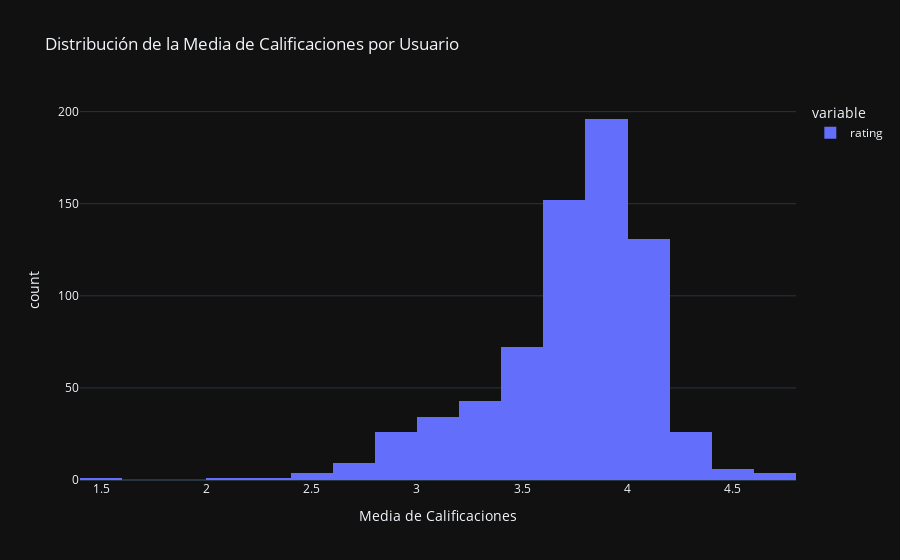
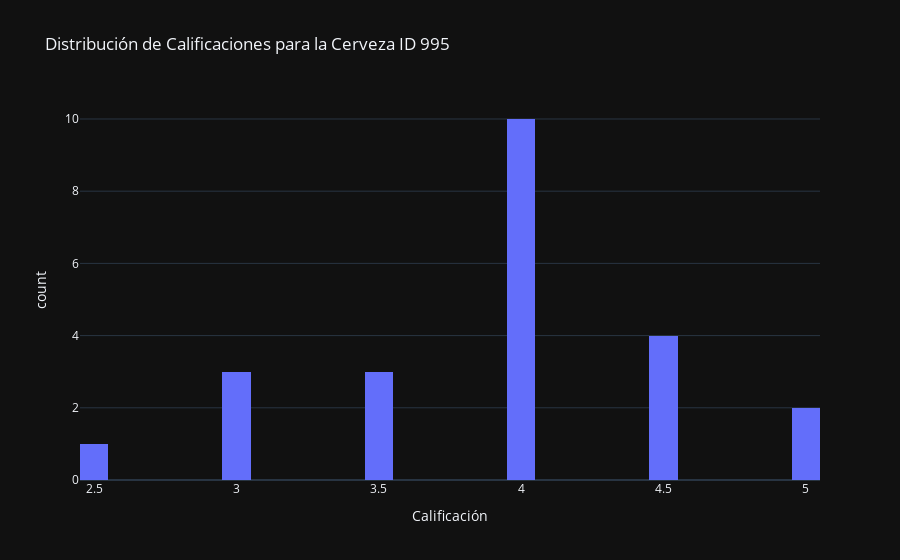
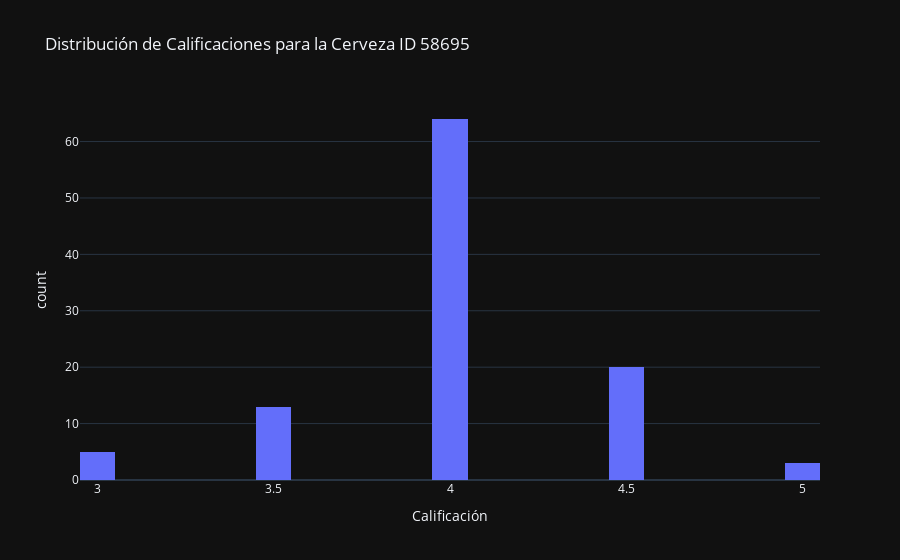
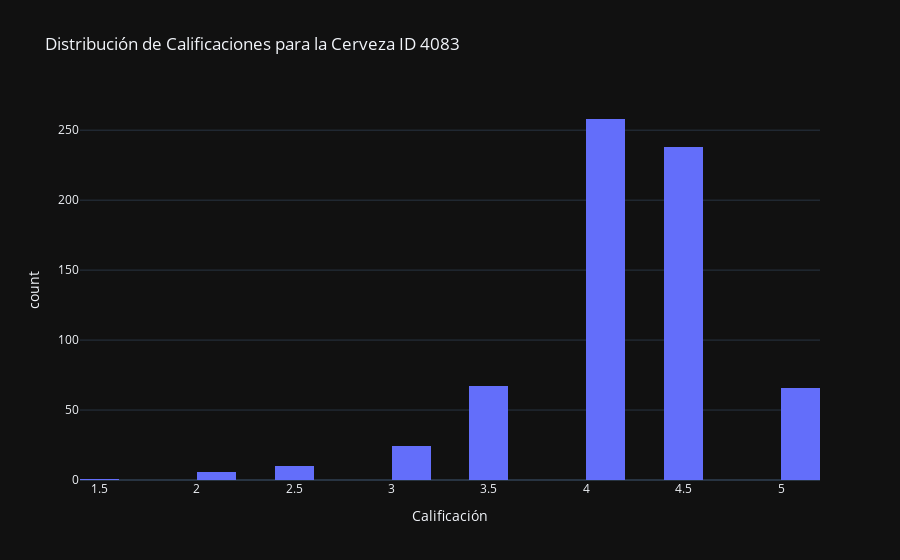

The code cell stored with these charts, in order, in its notebook:
### Markdown cell above
Antes de entrenar nuestro sistema recomendador, es necesario caracterizar los datos disponibles y de esta manera tener un mejor entendimiento del problema a resolver. Para esto, se le pide lo siguiente:

1. Genere gráficos y/o estadística descriptiva con los datos. Utilice su análisis para responder las siguientes preguntas: [2 puntos]
  - ¿Cuantos *usuarios* hay en los datos?
  - ¿Cuantos *productos* hay en los datos?
  - ¿Cuantas *calificaciones* hay en los datos?
  - ¿Cuantas *calificaciones* faltantes hay en los datos?
  - ¿Cual es la media de las *calificaciones* entregadas por los usuarios? ¿Cómo cambia esto a través de los productos?  
2. Transforme los datos entregados a una matriz (usuario, producto) y muestre sus resultados. [1 punto]

### Code cell
# 1. Estadísticas descriptivas

# Cantidad de usuarios
usuarios_unicos = df['userId'].nunique()
print(f"Cantidad de usuarios: {usuarios_unicos}")

# Cantidad de productos (cervezas)
productos_unicos = df['beerId'].nunique()
print(f"Cantidad de productos (cervezas): {productos_unicos}")

# Cantidad de calificaciones
calificaciones_totales = df['rating'].count()
print(f"Cantidad de calificaciones: {calificaciones_totales}")

# Cantidad de calificaciones faltantes
calificaciones_faltantes = df['rating'].isnull().sum()
print(f"Cantidad de calificaciones faltantes: {calificaciones_faltantes}")

# Media de las calificaciones por usuario
media_por_usuario = df.groupby('userId')['rating'].mean()
print(f"\nMedia de las calificaciones por usuario:\n{media_por_usuario.describe()}")

# Media de las calificaciones por producto (cerveza)
media_por_producto = df.groupby('beerId')['rating'].mean()
print(f"\nMedia de las calificaciones por producto (cerveza):\n{media_por_producto.sort_values(ascending=False).describe()}")

# Gráficos de distribuciones
fig = px.histogram(media_por_usuario, nbins=30, title="Distribución de la Media de Calificaciones por Usuario",
                   labels={'value': 'Media de Calificaciones'}, template='plotly_dark')
fig.show()

# Graficar histogramas de las 5 primeras beerId
for beer_id in df['beerId'].unique()[:5]:
    fig = px.histogram(df[df['beerId'] == beer_id], x='rating', nbins=30, title=f"Distribución de Calificaciones para la Cerveza ID {beer_id}",
                       labels={'rating': 'Calificación'}, template='plotly_dark')
    fig.show()

# 2. Matriz (usuario, producto)

# Pivotamos el DataFrame para crear la matriz (usuario, producto)
matriz_usuario_producto = df.pivot_table(index='userId', columns='beerId', values='rating')

print("\nMatriz de usuario-producto:")
print(matriz_usuario_producto)

### Figure 1 — Plotly figure (JSON) as saved in the notebook; plotly's stock layout.template omitted (floating-point values rounded to 4 significant figures; data arrays with more than 128 entries replaced by an {"elided": "..."} marker saying what was removed)
{"data": [{"alignmentgroup": "True", "bingroup": "x", "hovertemplate": "variable=rating<br>Media de Calificaciones=%{x}<br>count=%{y}<extra></extra>", "legendgroup": "rating", "marker": {"color": "#636efa", "pattern": {"shape": ""}}, "name": "rating", "nbinsx": 30, "offsetgroup": "rating", "orientation": "v", "showlegend": true, "type": "histogram", "x": {"elided": "706 float values"}, "xaxis": "x", "yaxis": "y"}], "layout": {"barmode": "relative", "legend": {"title": {"text": "variable"}, "tracegroupgap": 0}, "title": {"text": "Distribución de la Media de Calificaciones por Usuario"}, "xaxis": {"anchor": "y", "domain": [0, 1], "title": {"text": "Media de Calificaciones"}}, "yaxis": {"anchor": "x", "domain": [0, 1], "title": {"text": "count"}}}}

### Figure 2 — Plotly figure (JSON) as saved in the notebook; plotly's stock layout.template omitted (floating-point values rounded to 4 significant figures)
{"data": [{"alignmentgroup": "True", "bingroup": "x", "hovertemplate": "Calificación=%{x}<br>count=%{y}<extra></extra>", "legendgroup": "", "marker": {"color": "#636efa", "pattern": {"shape": ""}}, "name": "", "nbinsx": 30, "offsetgroup": "", "orientation": "v", "showlegend": false, "type": "histogram", "x": [3, 4.5, 4, 4.5, 4, 4, 5, 5, 3.5, 4.5, 4.5, 4, 3.5, 4, 4, 4, 4, 4, 4, 3, 3.5, 3, 2.5], "xaxis": "x", "yaxis": "y"}], "layout": {"barmode": "relative", "legend": {"tracegroupgap": 0}, "title": {"text": "Distribución de Calificaciones para la Cerveza ID 995"}, "xaxis": {"anchor": "y", "domain": [0, 1], "title": {"text": "Calificación"}}, "yaxis": {"anchor": "x", "domain": [0, 1], "title": {"text": "count"}}}}

### Figure 3 — Plotly figure (JSON) as saved in the notebook; plotly's stock layout.template omitted (floating-point values rounded to 4 significant figures)
{"data": [{"alignmentgroup": "True", "bingroup": "x", "hovertemplate": "Calificación=%{x}<br>count=%{y}<extra></extra>", "legendgroup": "", "marker": {"color": "#636efa", "pattern": {"shape": ""}}, "name": "", "nbinsx": 30, "offsetgroup": "", "orientation": "v", "showlegend": false, "type": "histogram", "x": [4, 4.5, 3.5, 4.5, 4, 4, 4.5, 4, 4, 4, 4, 4, 5, 4, 4, 4, 4, 3, 3.5, 3.5, 3.5, 4, 4, 3, 4, 4, 4, 4, 4, 4, 4, 4, 3.5, 4, 4, 4, 4.5, 4.5, 4, 4.5, 4, 4, 3.5, 4.5, 4, 3.5, 4, 4, 4.5, 4, 4, 4, 4, 4.5, 3.5, 4, 4, 4, 4.5, 4, 4, 4, 4.5, 4, 4, 4.5, 5, 3, 4, 4, 5, 3, 4.5, 3.5, 4.5, 4, 4, 4, 4, 4, 4, 4, 4, 4.5, 4, 4, 3.5, 4, 4, 4, 3.5, 3.5, 4.5, 4, 4.5, 4, 4, 4.5, 3.5, 4.5, 4, 4, 4.5, 3, 4], "xaxis": "x", "yaxis": "y"}], "layout": {"barmode": "relative", "legend": {"tracegroupgap": 0}, "title": {"text": "Distribución de Calificaciones para la Cerveza ID 58695"}, "xaxis": {"anchor": "y", "domain": [0, 1], "title": {"text": "Calificación"}}, "yaxis": {"anchor": "x", "domain": [0, 1], "title": {"text": "count"}}}}

### Figure 4 — Plotly figure (JSON) as saved in the notebook; plotly's stock layout.template omitted (floating-point values rounded to 4 significant figures; data arrays with more than 128 entries replaced by an {"elided": "..."} marker saying what was removed)
{"data": [{"alignmentgroup": "True", "bingroup": "x", "hovertemplate": "Calificación=%{x}<br>count=%{y}<extra></extra>", "legendgroup": "", "marker": {"color": "#636efa", "pattern": {"shape": ""}}, "name": "", "nbinsx": 30, "offsetgroup": "", "orientation": "v", "showlegend": false, "type": "histogram", "x": {"elided": "670 float values"}, "xaxis": "x", "yaxis": "y"}], "layout": {"barmode": "relative", "legend": {"tracegroupgap": 0}, "title": {"text": "Distribución de Calificaciones para la Cerveza ID 4083"}, "xaxis": {"anchor": "y", "domain": [0, 1], "title": {"text": "Calificación"}}, "yaxis": {"anchor": "x", "domain": [0, 1], "title": {"text": "count"}}}}
